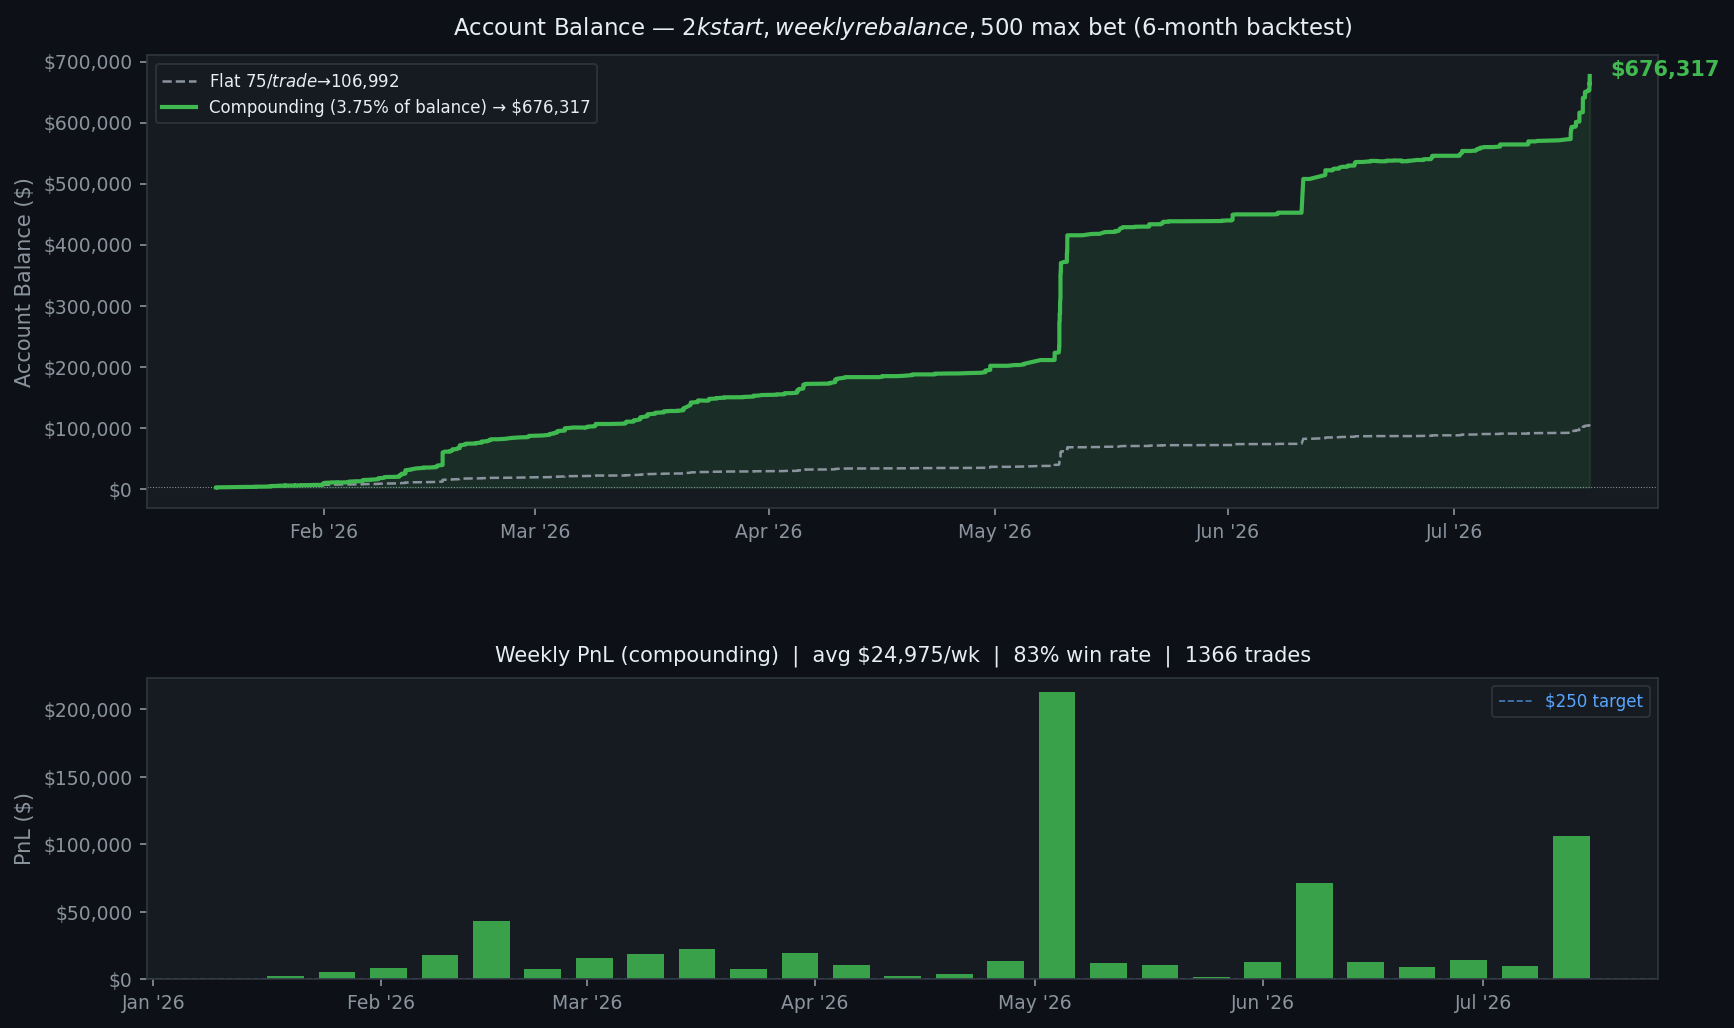

Write the Python code that produced this figure.
#!/usr/bin/env python3
"""Backtest the 4-wallet US-accessible portfolio at $75/trade.

Uses the per-wallet trade history CSVs (_tmp_*.csv, threshold=0.03)
and the poly_us_classifier to filter to US-accessible markets only.

Outputs:
  - backtest_us_portfolio.png  (equity curve + weekly PnL bar chart)
  - backtest_us_portfolio.txt  (summary stats)
"""
import sys
from pathlib import Path
import pandas as pd
import numpy as np
import matplotlib
matplotlib.use("Agg")
import matplotlib.pyplot as plt
import matplotlib.dates as mdates
from matplotlib.gridspec import GridSpec
from poly_us_classifier import is_accessible

BASE = Path(__file__).parent
BET_SIZE = 75          # dollars per copy trade
STARTING_CAPITAL = 2000

WALLETS = {
    "workhorse (GrizzliesSuck)": BASE / "_tmp_0x412fe1_0.03.csv",
    "fbf-safe (VPenguin)":       BASE / "_tmp_0xfbf3d5_0.03.csv",
    "sentrio":                   BASE / "_tmp_0xdb83e8_0.03.csv",
    "sunguyen86":                BASE / "_tmp_0x7d83c9_0.03.csv",
}


def load_wallet(name, path):
    df = pd.read_csv(path, parse_dates=["entry_ts", "exit_ts"])
    df["wallet"] = name
    return df


def simulate_trade(row, bet=BET_SIZE):
    """Return dollar PnL for a single trade at fixed $bet stake."""
    ep = float(row["entry_price"])
    xp = float(row["exit_price"])
    if ep <= 0 or ep >= 1:
        return 0.0
    shares = bet / ep
    return shares * (xp - ep)


MAX_BET = 500  # practical Polymarket liquidity cap per trade

def simulate_compounding(trades_df, starting_capital=STARTING_CAPITAL, base_bet=BET_SIZE):
    """Weekly-rebalanced compounding: re-size bet at start of each week, cap at MAX_BET."""
    bet_pct = base_bet / starting_capital  # 75/2000 = 3.75%
    balance = starting_capital
    balances = []
    bets_used = []
    current_week = None
    week_bet = base_bet
    for _, row in trades_df.iterrows():
        week = row["exit_ts"].to_period("W")
        if week != current_week:
            week_bet = min(balance * bet_pct, MAX_BET)
            current_week = week
        ep = float(row["entry_price"])
        xp = float(row["exit_price"])
        if ep > 0 and ep < 1:
            pnl = (week_bet / ep) * (xp - ep)
        else:
            pnl = 0.0
        balance += pnl
        balances.append(balance)
        bets_used.append(week_bet)
    return balances, bets_used


def us_filter(df):
    mask = []
    for title in df["title"]:
        accessible, confidence, _ = is_accessible(str(title))
        mask.append(accessible is not False or confidence < 0.70)
    return df[mask].copy()


def main():
    frames = []
    for name, path in WALLETS.items():
        if not path.exists():
            print(f"WARNING: {path.name} not found, skipping {name}")
            continue
        df = load_wallet(name, path)
        before = len(df)
        df = us_filter(df)
        after = len(df)
        print(f"  {name}: {before} total → {after} US-accessible ({100*after/before:.0f}%)")
        frames.append(df)

    all_trades = pd.concat(frames, ignore_index=True)
    all_trades = all_trades.sort_values("exit_ts").reset_index(drop=True)

    # Limit to last 6 months from last exit date
    cutoff = all_trades["exit_ts"].max() - pd.Timedelta(days=183)
    all_trades = all_trades[all_trades["exit_ts"] >= cutoff].copy()

    all_trades["pnl"] = all_trades.apply(simulate_trade, axis=1)
    all_trades["cumulative_pnl"] = all_trades["pnl"].cumsum()
    all_trades["account_balance"] = STARTING_CAPITAL + all_trades["cumulative_pnl"]

    # Compounding simulation
    compound_balances, compound_bets = simulate_compounding(all_trades)
    all_trades["compound_balance"] = compound_balances
    all_trades["compound_pnl"]     = all_trades["compound_balance"].diff().fillna(
        all_trades["compound_balance"].iloc[0] - STARTING_CAPITAL)
    all_trades["week"] = all_trades["exit_ts"].dt.to_period("W").apply(lambda p: p.start_time)

    weekly = all_trades.groupby("week")["pnl"].sum().reset_index()
    weekly.columns = ["week", "weekly_pnl"]
    weekly_compound = all_trades.groupby("week")["compound_pnl"].sum().reset_index()
    weekly_compound.columns = ["week", "weekly_pnl_compound"]
    weekly = weekly.merge(weekly_compound, on="week")

    n_trades        = len(all_trades)
    total_pnl       = all_trades["pnl"].sum()
    total_compound  = all_trades["compound_balance"].iloc[-1] - STARTING_CAPITAL
    win_rate        = (all_trades["pnl"] > 0).mean()
    avg_win         = all_trades.loc[all_trades["pnl"] > 0, "pnl"].mean()
    avg_loss        = all_trades.loc[all_trades["pnl"] <= 0, "pnl"].mean()
    avg_week        = weekly["weekly_pnl"].mean()
    median_week     = weekly["weekly_pnl"].median()
    best_week       = weekly["weekly_pnl"].max()
    worst_week      = weekly["weekly_pnl"].min()
    weeks_pos       = (weekly["weekly_pnl"] > 0).sum()
    n_weeks         = len(weekly)
    avg_week_cmp    = weekly["weekly_pnl_compound"].mean()

    # Max drawdown on cumulative PnL
    cum = all_trades["cumulative_pnl"]
    rolling_max = cum.cummax()
    drawdown = cum - rolling_max
    max_dd = drawdown.min()

    summary = f"""
=======================================================
  US PORTFOLIO BACKTEST — last 6 months @ ${BET_SIZE}/trade
=======================================================
  Wallets : {', '.join(WALLETS.keys())}
  Period  : {all_trades['exit_ts'].min().date()} → {all_trades['exit_ts'].max().date()}
  Trades  : {n_trades}
  Win rate: {win_rate:.1%}
  Starting capital: ${STARTING_CAPITAL:,}
  Flat $75/trade → ending balance : ${STARTING_CAPITAL + total_pnl:,.0f}
  Compounding     → ending balance : ${STARTING_CAPITAL + total_compound:,.0f}
  Total PnL (flat): ${total_pnl:,.0f}

  --- Weekly ---
  Avg/week   : ${avg_week:,.0f}
  Median/week: ${median_week:,.0f}
  Best week  : ${best_week:,.0f}
  Worst week : ${worst_week:,.0f}
  Positive weeks: {weeks_pos}/{n_weeks}

  --- Risk ---
  Avg win per trade : ${avg_win:,.0f}
  Avg loss per trade: ${avg_loss:,.0f}
  Max drawdown      : ${max_dd:,.0f}
=======================================================
"""
    print(summary)
    (BASE / "backtest_us_portfolio.txt").write_text(summary)

    # ── Chart ─────────────────────────────────────────────────────
    fig = plt.figure(figsize=(13, 8), facecolor="#0d1117")
    gs = GridSpec(2, 1, figure=fig, hspace=0.45, height_ratios=[3, 2])

    ax1 = fig.add_subplot(gs[0])
    ax2 = fig.add_subplot(gs[1])

    # colour palette
    bg    = "#0d1117"
    green = "#3fb950"
    red   = "#f85149"
    blue  = "#58a6ff"
    gray  = "#8b949e"
    white = "#e6edf3"

    for ax in (ax1, ax2):
        ax.set_facecolor("#161b22")
        for spine in ax.spines.values():
            spine.set_edgecolor("#30363d")
        ax.tick_params(colors=gray, labelsize=9)
        ax.xaxis.label.set_color(gray)
        ax.yaxis.label.set_color(gray)

    # Account balance curves
    dates = pd.to_datetime(all_trades["exit_ts"])
    flat_vals     = all_trades["account_balance"].values
    compound_vals = all_trades["compound_balance"].values

    # Flat curve (dimmed)
    ax1.plot(dates, flat_vals, color=gray, linewidth=1.2, zorder=4,
             linestyle="--", label=f"Flat ${BET_SIZE}/trade → ${flat_vals[-1]:,.0f}")

    # Compounding curve (highlighted)
    ax1.fill_between(dates, compound_vals, STARTING_CAPITAL,
                     where=(compound_vals >= STARTING_CAPITAL), color=green, alpha=0.12)
    ax1.plot(dates, compound_vals, color=green, linewidth=2.0, zorder=5,
             label=f"Compounding (3.75% of balance) → ${compound_vals[-1]:,.0f}")

    ax1.axhline(STARTING_CAPITAL, color=gray, linewidth=0.5, linestyle=":")
    ax1.set_title(f"Account Balance — $2k start, weekly rebalance, ${MAX_BET} max bet (6-month backtest)",
                  color=white, fontsize=11, pad=10)
    ax1.set_ylabel("Account Balance ($)", color=gray)
    ax1.yaxis.set_major_formatter(plt.FuncFormatter(lambda v, _: f"${v:,.0f}"))
    ax1.xaxis.set_major_formatter(mdates.DateFormatter("%b '%y"))
    ax1.xaxis.set_major_locator(mdates.MonthLocator())
    ax1.legend(facecolor="#161b22", edgecolor="#30363d", labelcolor=white, fontsize=8)

    # Annotate compounding final
    ax1.annotate(f"${compound_vals[-1]:,.0f}",
                 xy=(dates.iloc[-1], compound_vals[-1]),
                 xytext=(10, 0), textcoords="offset points",
                 color=green, fontsize=10, fontweight="bold")

    # Weekly bar chart — compounding
    bar_colors = [green if v >= 0 else red for v in weekly["weekly_pnl_compound"]]
    ax2.bar(weekly["week"], weekly["weekly_pnl_compound"],
            width=5, color=bar_colors, alpha=0.85)
    ax2.axhline(0, color=gray, linewidth=0.6, linestyle="--")
    ax2.axhline(250, color=blue, linewidth=0.8, linestyle="--", alpha=0.7,
                label="$250 target")
    ax2.set_title(f"Weekly PnL (compounding)  |  avg ${avg_week_cmp:,.0f}/wk  |  {win_rate:.0%} win rate  |  {n_trades} trades",
                  color=white, fontsize=10, pad=8)
    ax2.set_ylabel("PnL ($)", color=gray)
    ax2.yaxis.set_major_formatter(plt.FuncFormatter(lambda v, _: f"${v:,.0f}"))
    ax2.xaxis.set_major_formatter(mdates.DateFormatter("%b '%y"))
    ax2.xaxis.set_major_locator(mdates.MonthLocator())
    ax2.legend(facecolor="#161b22", edgecolor="#30363d",
               labelcolor=blue, fontsize=8)

    plt.savefig(BASE / "backtest_us_portfolio.png",
                dpi=150, bbox_inches="tight", facecolor=bg)
    print(f"Chart saved → {BASE / 'backtest_us_portfolio.png'}")


if __name__ == "__main__":
    main()
